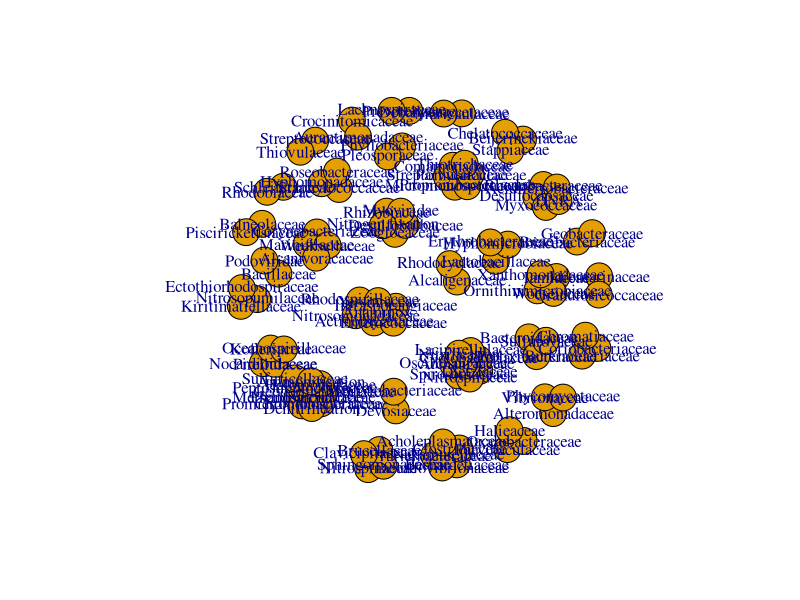

Write the R code that produced this figure.

library(Hmisc)


genus <- read.delim('data_AD.txt', row.name = 1, check.names = FALSE)


genus <- genus[which(rowSums(genus) >= 0.00005), ]    

genus1 <- genus
genus1[genus1>0] <- 1
genus <- genus[which(rowSums(genus1) >= 5), ]   


genus_corr <- rcorr(t(genus), type = 'spearman')


r <- genus_corr$r
r[abs(r) < 0.8] <- 0


p <- genus_corr$P
p <- p.adjust(p, method = 'BH')    
p[p>=0.05] <- -1
p[p<0.05 & p>=0] <- 1
p[p==-1] <- 0


z <- r * p
diag(z) <- 0   
head(z)[1:6,1:6]


write.table(data.frame(z, check.names = FALSE), 'genus_corr.matrix.txt', col.names = NA, sep = '\t', quote = FALSE)


library(igraph)


g <- graph.adjacency(z, weighted = TRUE, mode = 'undirected')
g


g <- simplify(g)


g <- delete.vertices(g, names(degree(g)[degree(g) == 0]))


E(g)$correlation <- E(g)$weight
E(g)$weight <- abs(E(g)$weight)


tax <- read.delim('genus_taxonomy.txt', row.name = 1, check.names = FALSE, stringsAsFactors = FALSE)
tax <- tax[as.character(V(g)$name), ]

V(g)$kingdom <- tax$kingdom
V(g)$phylum <- tax$phylum
V(g)$class <- tax$class
V(g)$order <- tax$order
V(g)$genus <- tax$genus



g
plot(g)


adj_matrix <- as.matrix(get.adjacency(g, attr = 'correlation'))
write.table(data.frame(adj_matrix, check.names = FALSE), 'network.adj_matrix.txt', col.names = NA, sep = '\t', quote = FALSE)


edge <- data.frame(as_edgelist(g))    

edge_list <- data.frame(
    source = edge[[1]],
    target = edge[[2]],
    weight = E(g)$weight,
    correlation = E(g)$correlation
)
head(edge_list)

write.table(edge_list, 'network.edge_list.txt', sep = '\t', row.names = FALSE, quote = FALSE)


node_list <- data.frame(
    label = names(V(g)),
    kingdom = V(g)$kingdom,
    phylum = V(g)$phylum,
    class = V(g)$class,
    order = V(g)$order,
    genus = V(g)$genus
)
head(node_list)

write.table(node_list, 'network.node_list.txt', sep = '\t', row.names = FALSE, quote = FALSE)


write.graph(g, 'network.graphml', format = 'graphml')


write.graph(g, 'network.gml', format = 'gml')
